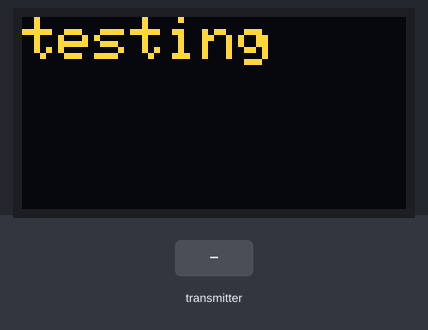
Recording of a program running on a simulated ESP8266 (NodeMCU). On the bench: 128×64 one-colour display. The inputs (shaded band) are chosen by the test bench. The OLED is the two-colour kind (top 16 rows yellow); a WiFi scan finds three made-up networks; what the program prints to the serial monitor is not drawn.

Above: at 3.4 s.
3.5 s: the transmitter starts sending value = 0
At 4.2 s:
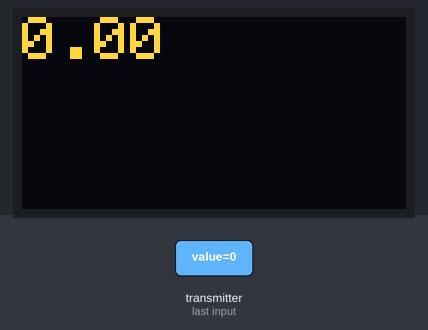
5.0 s: the transmitter starts sending value = 25
At 5.6 s:
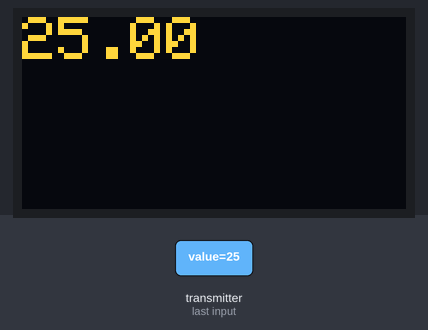
Timing chart, 0 to 8.0 s (numbered marks = the images above; inputs shaded):
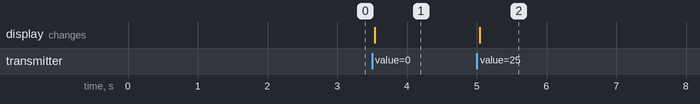

Measured:
- after the input at 3.5 s, the display: changes at once (image 1)
- after the input at 5.0 s, the display: changes after 0.05 s (image 2)

The program:

main.cpp
```cpp
#include "config.h"

#include <Adafruit_SSD1306.h>
#include <Arduino.h>
#include <ESP8266WiFi.h>
#include <MFRC522.h>
#include <SPI.h>
#include <Wire.h>
#include <espnow.h>

struct msg_card_id
{
  uint8_t card_id[4];
};

struct msg_measurement
{
  double value;
};

Adafruit_SSD1306 display(config::screen_width, config::screen_height, &Wire, -1);

MFRC522 rfid(config::pin_ss, config::pin_rst);

msg_measurement message_content;
volatile bool value_changed;

unsigned long last_card_time = 0;
const unsigned long card_time_threshold = 5000;

void On_data_sent(uint8_t* mac_addr, uint8_t status)
{
  char macStr[18];
  Serial.print("Packet to: ");
  snprintf(
      macStr, sizeof(macStr), "%02x:%02x:%02x:%02x:%02x:%02x", mac_addr[0], mac_addr[1], mac_addr[2], mac_addr[3], mac_addr[4], mac_addr[5]);
  Serial.print(macStr);
  Serial.print(" send status:\t");
  if (status)
  {
    Serial.println("Delivery Fail");
  }
  else
  {
    Serial.println("Delivery Success");
  }
}

void received_msg_callback(uint8_t* mac, uint8_t* incomingData, uint8_t len)
{
  memcpy(&message_content, incomingData, sizeof(message_content));
  Serial.print("Bytes received: ");
  Serial.println(len);
  Serial.print("measurement: ");
  Serial.println(message_content.value);
  value_changed = true;
}

bool is_card_my_card(byte uid[])
{
  for (int i = 0; i < 4; i++)
  {
    if (uid[i] != config::my_card_id[i])
    {
      return false;
    }
  }
  return true;
}

void send_msg(const uint8_t* adress, uint8_t* payload, int lenght)
{
  uint8_t _address[6];
  memcpy(_address, adress, 6);
  auto result = esp_now_send(_address, payload, lenght);
  Serial.println(result == 0 ? "Delivery Success" : "Delivery Fail");
}

void connect(const uint8_t* adress)
{
  uint8_t _address[sizeof(adress)];
  memcpy(_address, adress, sizeof(adress));
  esp_now_add_peer(_address, ESP_NOW_ROLE_SLAVE, 1, NULL, 0);
}

int get_wifi_channel()
{
  int networksFound = WiFi.scanNetworks();

  if (networksFound == 0)
  {
    Serial.println("Cannot find Wi-Fi");
    return -1;
  }
  else
  {
    for (int i = 0; i < networksFound; i++)
    {
      if (WiFi.SSID(i) == config::ssid)
      {
        Serial.print("ssid '");
        Serial.print(config::ssid);
        Serial.print("' on channel: ");
        Serial.println(WiFi.channel(i));
        return WiFi.channel(i);
      }
    }
    Serial.println("Cannot find specific Wi-Fi");
    return -1;
  }
}

void setup()
{
  Serial.begin(115200);

  display.begin(SSD1306_SWITCHCAPVCC, 0x3C);
  display.clearDisplay();
  display.setTextSize(2);
  display.setTextColor(SSD1306_WHITE);
  display.setCursor(0, 0);
  display.print("testing");
  display.display();

  value_changed = false;

  WiFi.mode(WIFI_OFF);
  delay(100);
  if (config::use_detecting_wifi)
  {
    wifi_set_channel(get_wifi_channel());
  }
  else
  {
    wifi_set_channel(config::wifi_channel);
  }

  WiFi.mode(WIFI_STA);

  if (esp_now_init() != 0)
  {
    Serial.println("Error initializing ESP-NOW");
  }

  esp_now_set_self_role(ESP_NOW_ROLE_COMBO);
  esp_now_register_recv_cb(received_msg_callback);

  connect(config::slave_address);

  SPI.begin();
  rfid.PCD_Init();
}

void loop()
{
  if (rfid.PICC_IsNewCardPresent() && rfid.PICC_ReadCardSerial())
  {
    if (millis() - last_card_time >= card_time_threshold)
    {
      if (is_card_my_card(rfid.uid.uidByte))
      {
        Serial.println("The correct card put on card scanner");
        send_msg(config::slave_address, rfid.uid.uidByte, rfid.uid.size);
      }
      else
      {
        Serial.println("The incorrect card put on card scanner");
      }
      last_card_time = millis();
    }
  }

  if (value_changed)
  {
    display.clearDisplay();
    display.setCursor(0, 0);
    display.print(message_content.value);
    display.display();
    value_changed = false;
  }
}
```

config.h
```cpp
#pragma once

#include <stdint.h>

namespace config
{
const uint8_t my_card_id[4] = {0xE0, 0x64, 0xA7, 0x19};

const uint8_t slave_address[] = {0xFF, 0xFF, 0xFF, 0xFF, 0xFF, 0xFF};

const bool use_detecting_wifi = true;
const char* ssid = "ssid";
const uint8_t wifi_channel = 5;

const uint8_t pin_rst = 9;
const uint8_t pin_ss = 10;

const uint8_t screen_width = 128;
const uint8_t screen_height = 64;
} // namespace config
```
